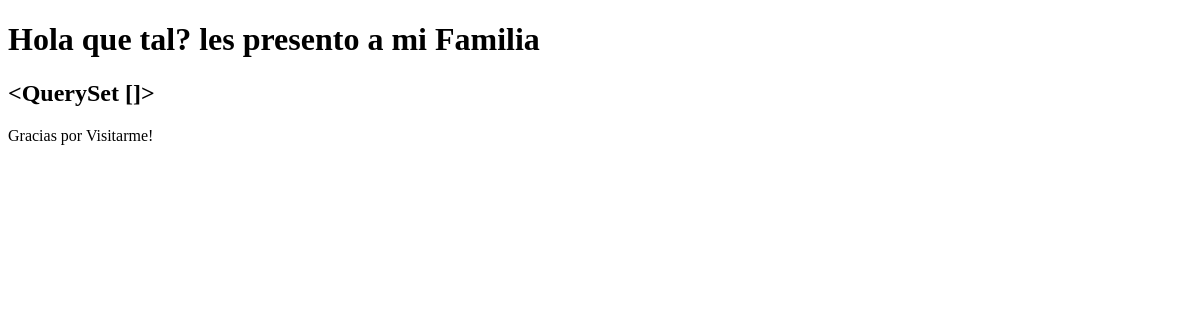
/Familia/, run on an earlier commit of the app's database.
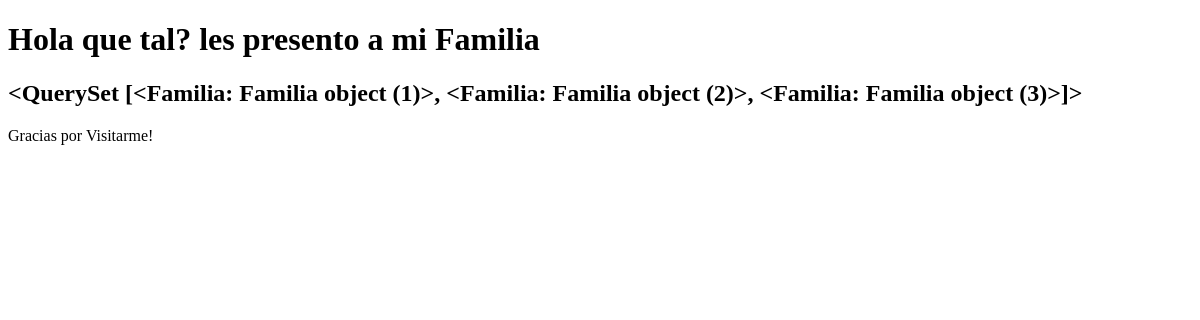
And on a later commit of the database.
### MTV/models.py (models this page shows)
class Familia(models.Model):
    nombre = models.CharField(max_length=30)
    edad = models.DateField(max_length=30)
    fecha_nac = models.DateTimeField(max_length=30)

### MTV/views.py (the view)
# urls.py: path("Familia/", Mi_familia)
def Mi_familia(request):
    conocidos = Familia.objects.all()
    datos = {"Mi_familia": conocidos}
    plantilla = loader.get_template("Familiares.html")
    documento = plantilla.render(datos)
    return HttpResponse(documento)

### PROYECTOCODER/template/Familiares.html (shortened to what this page needs)
<!DOCTYPE html>
<html lang="en">
<head>
</head>
<body>
    <h1>Hola que tal? les presento a mi Familia</h1>
    <h2>{{Mi_familia}}</h2>
    <p>Gracias por Visitarme!</p>
</body>
</html>

What changed in the data, as far as the page shows it:
added Familia: id "<QuerySet [<Familia: Familia object (1)>, <Familia: Familia object (2)>, <Familia: Familia object (3)>]>"
Also different on the page:
{{ Mi_familia }}: "<QuerySet []>" → (not shown)
